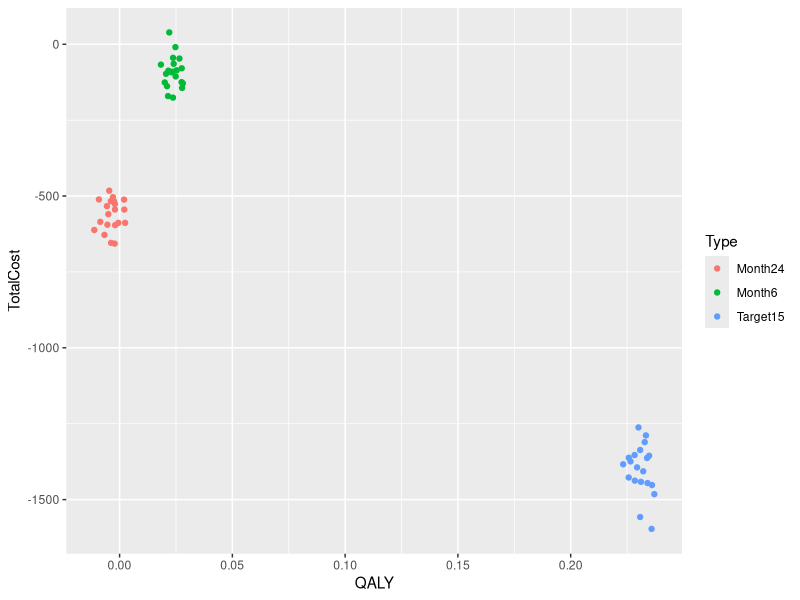

Reproduce this figure in R.
UsualCare = read.csv("MList_UsualCare.csv",header = T)
Target15 = read.csv("MList_15Target.csv",header = T)
Month6 = read.csv ("MList_6Month.csv",header = T)
Month24 = read.csv ("MList_24Month.csv",header = T)
UsualCare$Type = "UsualCare"
Target15$Type = "Target15"
Month6$Type = "Month6"
Month24$Type = "Month24"

#QALY
Target15$QALY = Target15$QALY - UsualCare$QALY
Month6$QALY = Month6$QALY - UsualCare$QALY
Month24$QALY = Month24$QALY- UsualCare$QALY
#TotalCost
Target15$TotalCost = Target15$TotalCost - UsualCare$TotalCost
Month6$TotalCost = Month6$TotalCost - UsualCare$TotalCost
Month24$TotalCost = Month24$TotalCost- UsualCare$TotalCost

MasterData = rbind(Target15,Month6,Month24)
library(ggplot2)
qplot(QALY,TotalCost,data = MasterData,color = Type)
